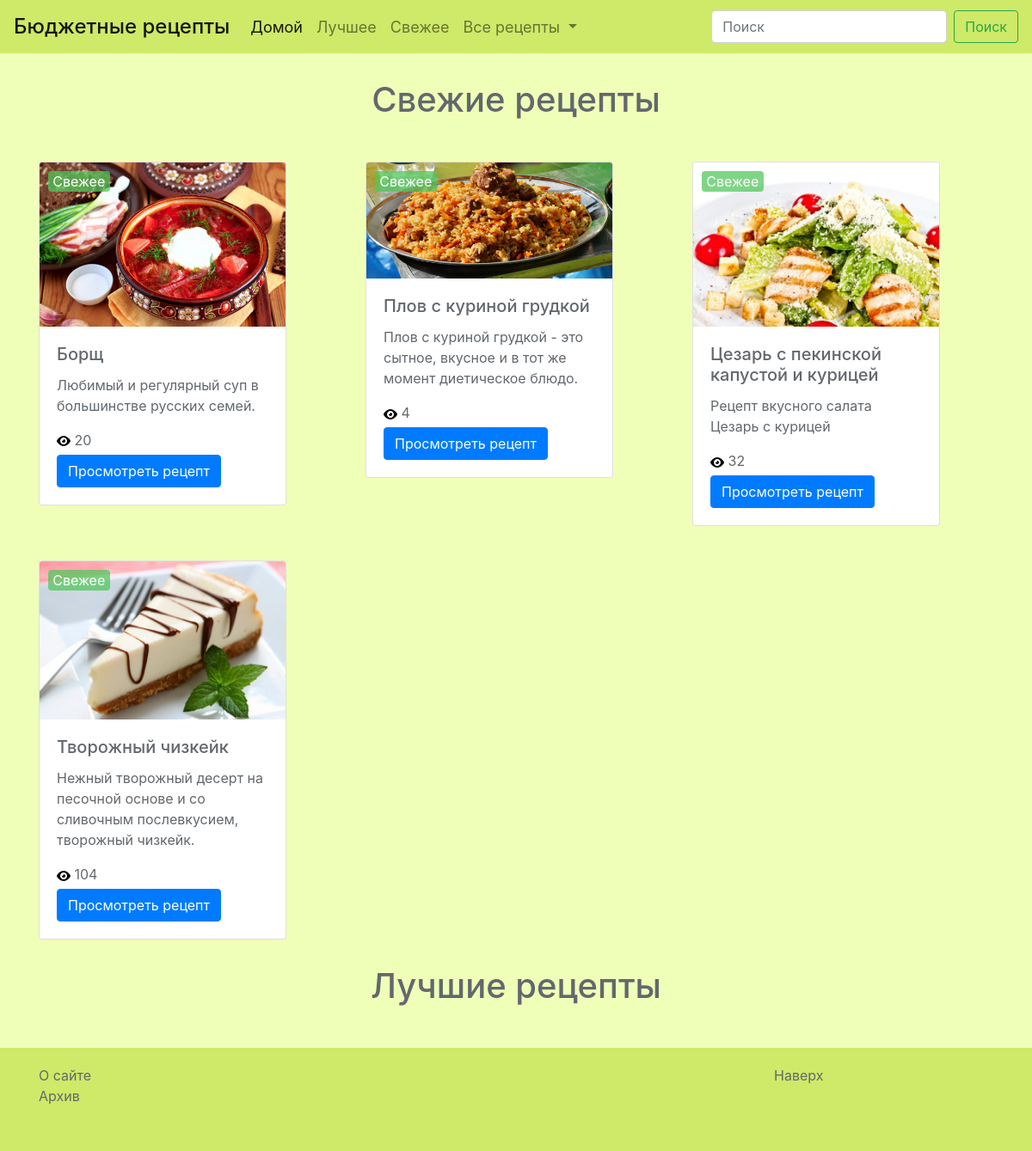
Before: /recipes/ with the older database file.
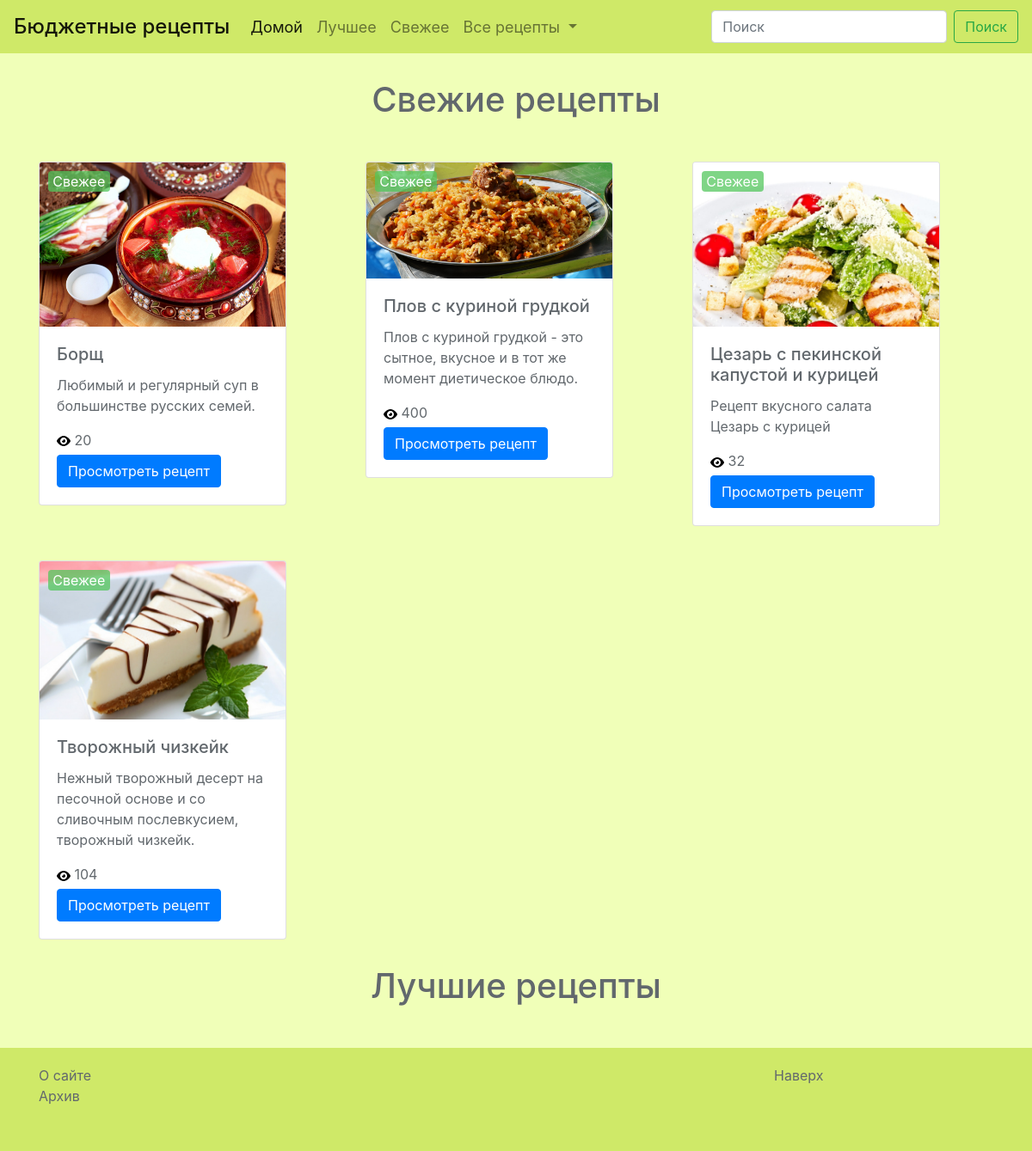
After: the same page with the newer database file.
### recipes/models.py (models this page shows, shortened)
class Recipe(models.Model):
    TAG_CHOICES = (('Горячее блюдо', 'Горячее блюдо'), ('Холодное блюдо', 'Холодное блюдо'), ('Салат', 'Салат'), ('Суп', 'Суп'), ('Выпечка', 'Выпечка'))
    STATUS_CHOICES = (('Свежее', 'Свежее'), ('Популярное', 'Популярное'), ('Лучшее', 'Лучшее'), ('Архив', 'Архив'))
    name = models.CharField(max_length=64, default=None)
    description = models.TextField(default=None, max_length=100, blank=True, null=True)
    ingredients = models.TextField(default=None)
    full_recipe = models.TextField(default=None)
    views_counter = models.IntegerField(default=None, blank=True, null=True)
    tag = models.CharField(max_length=64, choices=TAG_CHOICES, default=None)
    status = models.CharField(max_length=64, choices=STATUS_CHOICES, default=None, blank=True, null=True)
    image = models.ImageField(upload_to='recipes/images/', blank=True)
    created = models.DateTimeField(auto_now_add=True, auto_now=False)
    updated = models.DateTimeField(auto_now_add=False, auto_now=True)
    class Meta:
        verbose_name='Рецепт'
        verbose_name_plural='Рецепты'

### landing/views.py (the view)
# urls.py: url(r'^recipes/$', views.home, name = 'home'),
def home(request):
	recipes = Recipe.objects.all()
	for recipe in recipes:
		recipe.status = 'Архив'
		recipe.save(update_fields=['status'])
	k = 0
	recipes = Recipe.objects.order_by('-created')
	try:
		for i in range(9):
			recipe_new = recipes[0+k]
			recipe_new.status = 'Свежее'
			recipe_new.save(update_fields=['status'])
			k += 1
		k = 0
		recipes = Recipe.objects.order_by('-views_counter')
		i = 0
		while i < 6:
			recipe_best = recipes[0+k]
			if recipe_best.status != 'Свежее':
				recipe_best.status = 'Лучшее'
				recipe_best.save(update_fields=['status'])
				i += 1
			k += 1
		k = 0
	except IndexError:
		pass
	recipes_new = Recipe.objects.filter(status='Свежее')
	recipes_best = Recipe.objects.filter(status='Лучшее')
	return render(request, 'landing/home.html', locals())

### templates/landing/home.html (shortened to what this page needs)
{% extends 'base.html' %}
{% load staticfiles %}
{% block content %}
    <div class='section section1'>
        <div class='container'>
            <div class='col-lg-12 header'>
                <h1 class='text-center'>
                    Свежие рецепты
                </h1>
            </div>
            <div class='row justify-content-center'>
                {% for recipe in recipes_new %}
                    <div class='col'>
                        <div class="card" style="width: 18rem;">
                            <img class="card-img-top" src="{{ recipe.image.url }}">
                            <div class="card-body">
                                <h5 class="card-title">{{ recipe.name }}</h5>
                                <p class="card-text">{{ recipe.description }}</p>
                                {% if recipe.status %}
                                    <span class='recipe-status new'>{{ recipe.status }}</span>
                                {% endif %}
                                <img src='{% static "img/view.svg" %}'>
                                <span class='recipe-views'> {{ recipe.views_counter }} </span><br>
                                <a href="{% url 'recipe' recipe.id %}" class="btn btn-primary">Просмотреть рецепт</a>
                            </div>
                        </div>
                    </div>
                {% endfor %}
            </div>
        </div>
    </div>
    <div class='section section2'>
        <div class='container'>
            <div class='col-lg-12 header'>
                <h1 class='text-center'>
                    Лучшие рецепты
                </h1>
            </div>
        </div>
    </div>
{% endblock %}

### templates/base.html (shortened to what this page needs)
<!DOCTYPE html>
{% load staticfiles %}
<html lang="en">
    <head>
        <link rel="stylesheet" href="{% static 'css/recipes/style.css' %}">
        <link rel="stylesheet" href="{% static 'css/bootstrap.min.css' %}">
    </head>
    <body>
        <div class='wrapper'>
            <div class='wrapper-content'>
                {% include 'navbar.html' %}
                {% block content %}
                {% endblock %}
            </div>
        </div>
        {% include 'footer.html' %}
    </body>
</html>

### templates/navbar.html (shortened to what this page needs)
<nav class="navbar navbar-expand-lg navbar-light">
  <a class="navbar-brand" href="{% url 'home' %}">Бюджетные рецепты</a>
  <div class="collapse navbar-collapse" id="navbarNavDropdown">
    <ul class="navbar-nav">
      <li class="nav-item active">
        <a class="nav-link" href="{% url 'home' %}">Домой<span class="sr-only">(current)</span></a>
      </li>
      <li class="nav-item">
        <a class="nav-link" href="{% url 'best' %}">Лучшее</a>
      </li>
      <li class="nav-item">
        <a class="nav-link" href="{% url 'new' %}">Свежее</a>
      </li>
      <li class="nav-item dropdown">
        <a class="nav-link dropdown-toggle" href="#" id="navbarDropdownMenuLink" data-toggle="dropdown" aria-haspopup="true" aria-expanded="false">
          Все рецепты
        </a>
      </li>
    </ul>
    <form class="form-inline my-2 my-lg-0" action="{% url 'search:index' %}" method="get">
      <input required class="form-control mr-sm-2" type="search" id="search" name="q" placeholder="Поиск" aria-label="Search">
      <button class="btn btn-outline-success my-2 my-sm-0" type="submit">Поиск</button>
    </form>
  </div>
</nav>

### templates/footer.html
<footer class="footer">
    <div class="container">
        <div class='row'>
            <div class='col-9'>
                <a href='{% url "about" %}' id='archive'>
                    <span>О сайте</span>
                </a>
            </div>
            <div class='col-3'>
                <a href='#' id='upbutton' onclick='smoothJumpUp(); return false;'>
                    <span>Наверх</span>
                </a>
            </div>
        </div>
        <div class='row'>
            <div class='col-12'>
                <a href="{% url 'archive' %}" id='archive'>
                    <span>Архив</span>
                </a>
            </div>
        </div>
    </div>
</footer>

### static/css/recipes/style.css (style rules this page uses)
html { height: 100%; position: relative; }
body { min-height: 100%; position: relative; background-color: #F0FFB8 !important; }
.card { margin-top: 40px; position: relative; }
.btn-primary { margin-top: 5px; }
.recipe-status { position: absolute; width: 25%; color: white; top: 10px; left: 10px; text-align: center; border-radius: 4px; }
.new { background-color: #53c75cbd; }
.wrapper-content { overflow: auto; padding-bottom: 160px; }
.wrapper { min-height: 100%; }
.footer { position: absolute; bottom: 0; height: 120px; clear: both; background-color: #CFE968; width: 100%; }
.header { margin-top: 10px; }
.navbar { background-color: #CFE968; }
.container { padding-top: 20px; color: #62686d; }
#upbutton { text-decoration: none; color: #62686d; }
#archive { text-decoration: none; color: #62686d; }
.navbar-nav { margin-right: auto; font-weight: 400; font-size: 18px; }
.navbar-brand { font-weight: 500; font-size: 24px !important; }

Changed rows visible on the page:
changed Recipe "Плов c куриной грудкой": views_counter "4" → "400"
